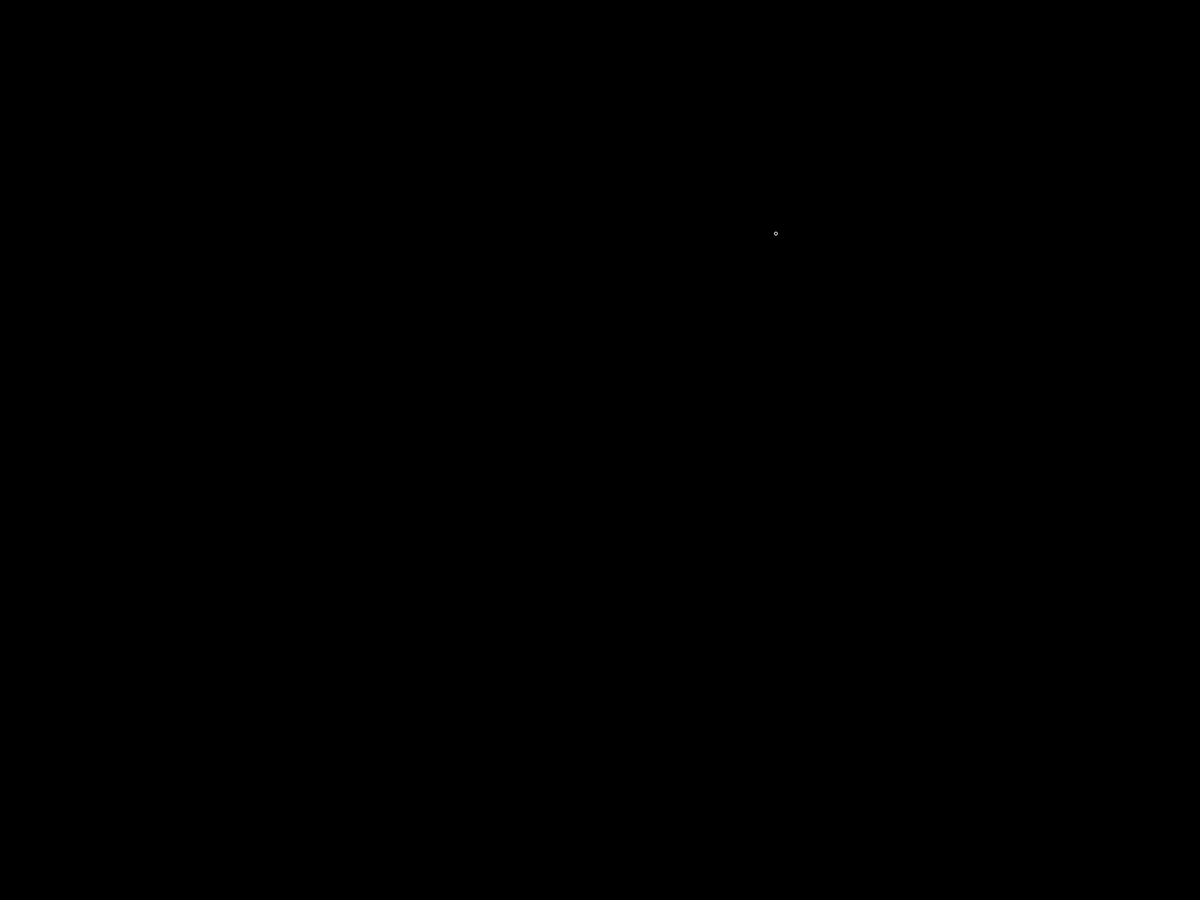
Frame 1 (no input)
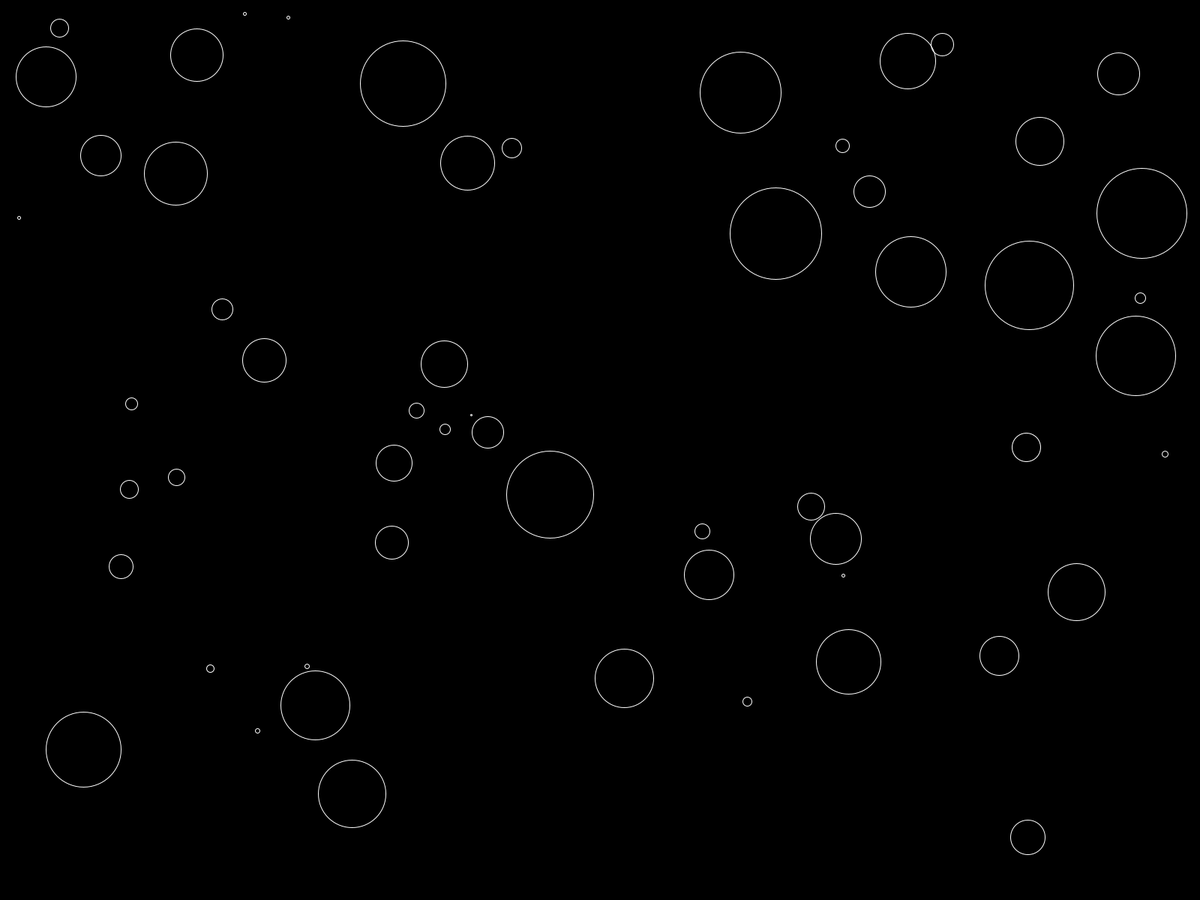
Frame 60 (the mouse pressed at the canvas centre just before this capture)
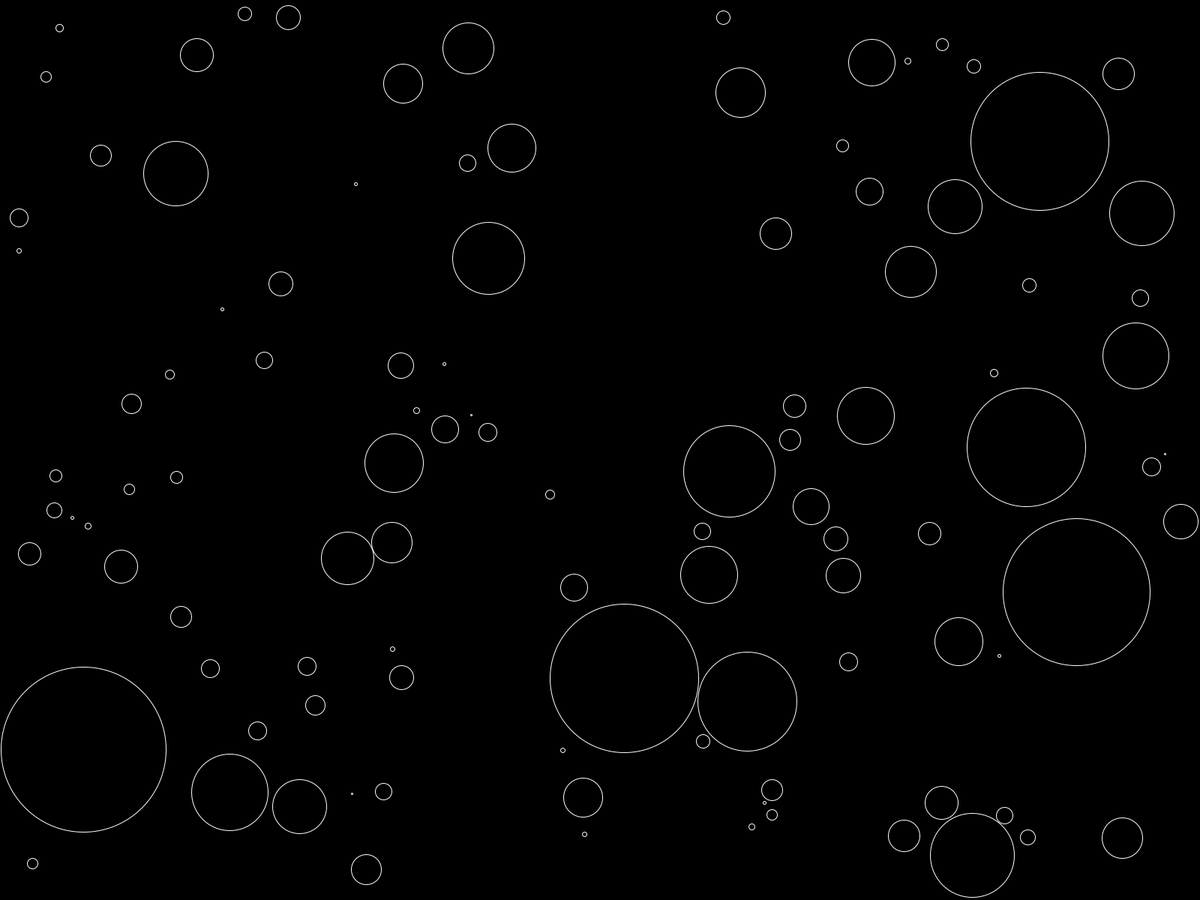
Frame 120 (the mouse held since frame 60 and released just before this capture)

The Processing sketch that drew these frames (run headless with seeded random() and noise(); from frame 60 on, the mouse is pressed at the canvas centre):

// Processing sketch: sketch_170110a
// ── sketch_170110a.pde
//coding challenge growing circles

ArrayList<Circle> circles;
int n_circles = 800;
int counter = 0;
void setup() {
//  size(1366, 720);
fullScreen();
  circles = new ArrayList<Circle>();  
  frameRate(20);
}

void draw() {
  background(0);
  if(counter < n_circles) {
    //check position
    float newX = random(0, width);
    float newY = random(0, height);
    boolean isValid = true;
    for(Circle c: circles){
      float distance = dist(newX, newY, c.x, c.y);
      if(distance < c.rad + 5){
          isValid = false;
          break;
      }
    }
    if(isValid){
      circles.add(new Circle(newX, newY));
      counter++;
    }
    
  }
  for (Circle c : circles) {
    //check colision
    boolean isCollide = false;
    for (Circle cc: circles) {
      if (cc != c) {
        float distance = dist(c.x, c.y, cc.x, cc.y);
        if(distance < c.rad + cc.rad) {
          isCollide = true;
          break;
        }
      }
    }
    if(!isCollide) {
      c.grow();
    }else{
      c.rad = 1;
    }
    c.show();
  }
}
// ── Circle.pde
class Circle {
  float rad = 1;
  float x ;
  float y ;
  float growth = 1;
  
  Circle(float _x, float _y) {
      this.x = _x;
      this.y = _y;
  }
  
  private void show() {
    noFill();
    stroke(255);
    if(this.checkEdges()){
      //this.growth = 0;
      this.rad = 1;
    } 
    ellipse(this.x, this.y, this.rad*2, this.rad*2);
  }
  
  private void grow() {
    this.rad += this.growth;
  }
  
  private boolean checkEdges() {
    boolean result = false;
    if((this.x + this.rad) > width || (this.x - this.rad) < 0 || (this.y - this.rad) < 0 || (this.y + this.rad) > height){
      result = true;
    }
    return result;
  }
  
  
}
